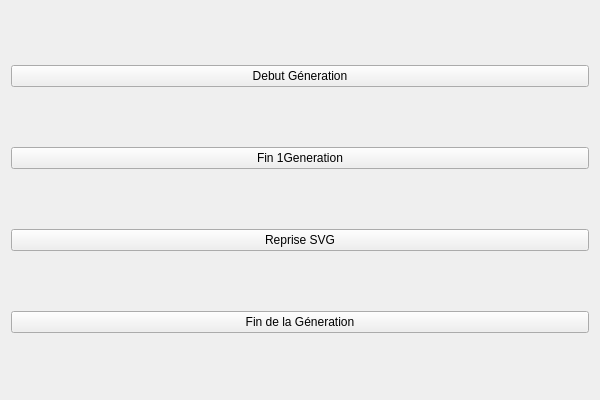
<?xml version="1.0" encoding="UTF-8"?>
<ui version="4.0">
 <class>QtSVGClass</class>
 <widget class="QWidget" name="QtSVGClass">
  <property name="geometry">
   <rect>
    <x>0</x>
    <y>0</y>
    <width>600</width>
    <height>400</height>
   </rect>
  </property>
  <property name="windowTitle">
   <string>QtSVG</string>
  </property>
  <layout class="QGridLayout" name="gridLayout">
   <item row="0" column="0">
    <widget class="QPushButton" name="pushDebGene">
     <property name="text">
      <string>Debut Géneration</string>
     </property>
    </widget>
   </item>
   <item row="2" column="0">
    <widget class="QPushButton" name="pushReprise">
     <property name="text">
      <string>Reprise SVG</string>
     </property>
    </widget>
   </item>
   <item row="1" column="0">
    <widget class="QPushButton" name="pushFin1Gene">
     <property name="text">
      <string>Fin 1Generation</string>
     </property>
    </widget>
   </item>
   <item row="3" column="0">
    <widget class="QPushButton" name="pushFin">
     <property name="text">
      <string>Fin de la Géneration</string>
     </property>
    </widget>
   </item>
  </layout>
 </widget>
 <layoutdefault spacing="6" margin="11"/>
 <resources>
  <include location="qtsvg.qrc"/>
 </resources>
 <connections/>
</ui>
